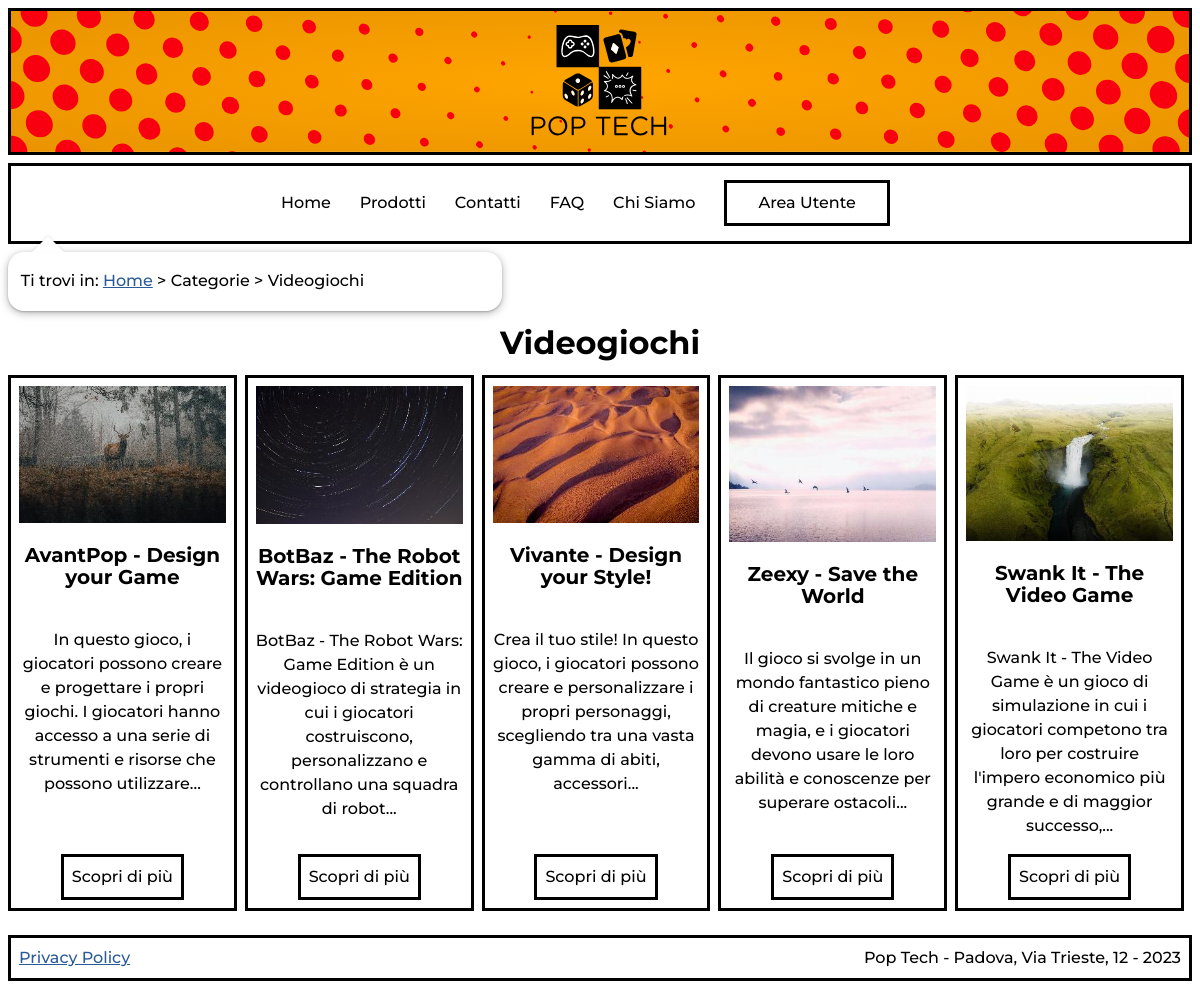
Screenshot of /categoria.php?id=3 with the database file from the repository.
### tables this page shows
CREATE TABLE `categoria` (
  `ID` int(11) UNSIGNED NOT NULL,
  `nome` varchar(100) NOT NULL,
  `inPrimaPagina` tinyint(1) NOT NULL,
  `keywords` varchar(500) NOT NULL,
  `descrizione` varchar(500) NOT NULL
);

CREATE TABLE `prodotto` (
  `ID` int(10) UNSIGNED NOT NULL,
  `nome` varchar(400) NOT NULL,
  `immagine` varchar(300) NOT NULL,
  `keywords` varchar(500) DEFAULT NULL,
  `descrizione` text NOT NULL,
  `origine` varchar(100) NOT NULL,
  `marca` int(10) UNSIGNED NOT NULL,
  `modello` varchar(100) NOT NULL,
  `dimensione` varchar(200) DEFAULT NULL,
  `peso` varchar(100) DEFAULT NULL,
  `categoria` int(10) UNSIGNED NOT NULL,
  `prezzo` decimal(5,2) UNSIGNED NOT NULL
);

### includes/connection.php (called while the page is built, shortened)
<?php
class DBAccess{
    private $connection;
    public function open_connection(){
        $this->connection = mysqli_connect(DBAccess::HOST_DB, DBAccess::USERNAME, DBAccess::PASSWORD, DBAccess::DATABASE_NAME);
        if(mysqli_connect_errno()) {
            echo "Errore di connessione al database: " . mysqli_connect_error();
            return false;
        }
        else{
            return true;
        }
    }
    public function exec_select_query($query){
        $res = mysqli_query($this->connection, $query) or die("Errore DB: ".mysqli_error($this->connection));
        if(mysqli_num_rows($res)==0){
            return array();
        }else{
            $resArray = array();
            while($row = mysqli_fetch_assoc($res)){
                array_push($resArray,$row);
            }
            return $resArray;
        }
    }
}
?>

### includes/utilities.php (the view, shortened to what this page needs)
<?php
require_once('connection.php');
function replace_in_page(String $html, String $title, String $id, String $breadcrumbs, String $keywords, String $description, String $content, String $onload = ''){
    $header = file_get_contents('layouts/header.html');
    $html = str_replace('{{onload}}',$onload,$html);
    $html  = str_replace('{{header}}',$header,$html);
    $html = str_replace('{{title}}',$title,$html);
    $html = str_replace('{{keywords}}',$keywords,$html);
    $html = str_replace('{{description}}',$description,$html);
    $html = str_replace('{{pageID}}',$id,$html);
    $html = str_replace('{{breadcrumbs}}',$breadcrumbs,$html);
    $html = str_replace('{{content}}',$content,$html);
    $footer = file_get_contents('layouts/footer.html');
    $html   = str_replace('{{footer}}',$footer,$html);
    return $html;
}
function parse_lang(String $string, bool $delete=false){
    if($delete){
        $replaceStart = '';
        $replaceEnd = '';
    }else{
        $replaceStart = '<span lang="${2}">';
        $replaceEnd = '</span>';
    }
    $string = preg_replace('/\[\/.{2}\]/', $replaceEnd, $string);
    $string = preg_replace('/(\[)([a-z]{2})(\])/', $replaceStart, $string);
    return $string;
}
function get_menu(){
    $menu = '';
    $links = ["index.php","prodotti.php","contatti.php","FAQ.php","chiSiamo.html"];
    $names = ["Home","Prodotti","Contatti","FAQ","Chi Siamo"];
    $langs = ["en","","","en",""];
    $nLinks = count($links);
    $strToRemove = ROOT_FOLDER;
    $currentPage = str_replace($strToRemove,"",$_SERVER['REQUEST_URI']);
    for($i=0;$i<$nLinks;$i++){
        if($currentPage==$links[$i] || ($currentPage=='' && $links[$i]=='index.php')){
            $menu .= '<li id="currentLink" '.(($langs[$i])?'lang="'.$langs[$i].'"':'').'>'.$names[$i].'</li>';
        }else{
            $menu .= '<li><a href="'.$links[$i].'" '.(($langs[$i])?'lang="'.$langs[$i].'"':'').'>'.$names[$i].'</a></li>';
        }
    }
    $menu .= '<li><a class="button" href="area-utente/" >Area Utente</a></li>';
    return $menu;
}
function get_product_tile($product, $category=false){
    $content = '<article>
        <header>
            <img src="'.getThumbnail($product['immagine']).'" alt="">';
            if(!$category)
                $content .= '<h3>'.parse_lang($product['nome']) .'</h3>';
            else
                $content .= '<h2>'.parse_lang($product['nome']) .'</h2>';
    $content .= '</header>
        <p>'.get_short_product_text($product['descrizione']).'</p>
        <a href="prodotto.php?id='.$product['id'].'"  class="button" title="Vedi prodotto ' . parse_lang($product['nome'],true) . '">Scopri di più</a>
    </article>';
    return $content;
}
function get_short_product_text($text){
    $limit = 150;
    if(strlen($text)<$limit)
        return parse_lang($text);
    else{
        $spacePos = strpos($text, ' ', $limit);
        if($spacePos)
            $shortText = substr($text,0,$spacePos);
        else
        $shortText = substr($text,0,$limit);
        $openMatches = [];
        $openLang   = preg_match_all('/(\[)([a-z]{2})(\])/', $shortText,$openMatches);
        $closedLang = preg_match_all('/\[\/.{2}\]/',$shortText);
        if($openLang!=$closedLang){
            $fullMatches = $openMatches[0];
            $lastMatch   = count($fullMatches);
            return parse_lang($shortText.str_replace("[","[/",$fullMatches[$lastMatch-1])).'...';
        }else{
            return parse_lang($shortText).'...';
        }
    }
}
function sanitize($input, $allowed_tags) {
    $input = strip_tags($input, $allowed_tags);
    if(!$allowed_tags)
        $input = htmlentities($input, ENT_QUOTES, 'UTF-8');
    $input = stripslashes($input);
    $input = trim($input);
    return $input;
}
function getThumbnail($file){
    $fileType  = strtolower(pathinfo($file,PATHINFO_EXTENSION));
    return str_replace(".".$fileType,"",$file).'-thumb.'.$fileType;
}
?>

### categoria.php (shortened to what this page needs)
<?php
    require_once "includes/connection.php";
    require_once "includes/utilities.php";
    $template = file_get_contents('layouts/layout.html');
    $connection = new DBAccess;
    $pageID      = 'categoria';
    $title       = "Categoria - Pop Tech";
    $breadcrumbs = '';
    $content     = '';
    $keywords    = '';
    $descrizione = '';
    if ($connection->open_connection()) {
        if(isset($_GET['id'])){
            $id = intval(sanitize($_GET['id'],''));
            $categories = $connection->exec_select_query("SELECT id, nome, keywords, descrizione FROM categoria WHERE id=$id;");
            if(count($categories)){
                $category = $categories[0];
                $content .= '<h1 class="comic-title">'.parse_lang($category['nome']).'</h1>';
                $breadcrumbs = '<p>Ti trovi in: <a href="index.php"><span lang="en">Home</span></a> &gt; Categorie &gt; '.parse_lang($category['nome']).'</p> ';
                $title = parse_lang($category['nome']) . ' - Pop Tech';
                $keywords    = $category['keywords'];
                $descrizione = $category['descrizione'];
                $content .= '<div class="productsRow">';
                $products = $connection->exec_select_query("SELECT id, nome, immagine, descrizione, origine, marca, modello, dimensione, peso, categoria, prezzo FROM prodotto WHERE categoria=$id;");
                foreach ($products as $product) {
                    $content .= get_product_tile($product,true);
                }
                $content .= "</div>";
            }else{
                $content .= '<p>Categoria non trovata</p>';
            }
        }
    }
    else{
        $content .= getDBConnectionError();
    }
    $menu = get_menu();
    $template = str_replace('{{menu}}',$menu,$template);
    echo replace_in_page($template,$title,$pageID,$breadcrumbs,html_entity_decode($keywords),$descrizione,$content,'addScrollEventListener()');
?>

### styles/style.css (style rules this page uses)
html { scroll-behavior: smooth; }
html,body { font-size: 100%; line-height: 1.5em; }
:root { --textcolor: #000; --bgcolor: #fff; --bgimgcolor: #FDA30A; --linkcolor: #2A5A98; --linkvisitedcolor:#950EBE; --linkhovercolor: #4747FF; --currentlinkcolor: #005CB3; --hover1: red; --hover2: orange; --header1: orange; --header2: #e99400; --chiSiamoGrad1Stop1: #FDC708; --chiSiamoGrad1Stop2: #FFF5D1; --homeGrad2Stop1: #F9AAAA; --homeGrad2Stop2: #F8E4E4; --contattiGrad1Stop1: #55BEF9; --contattiGrad1Stop2: #DCF1FD; --contattiGrad2Stop1: #FFF494; --contattiGrad2Stop2: #FFC671; --linkbuttoncolor: #fff; --bordercolor: #000; --bordertransparentcolor: #fff; --inputbordercolor: #ccc; --contentbgcolor: #fff; --visitedcolor: #f3c42b; --timetablecolor: rgba(255,255,255,0.2); --timetablechildrencolor: rgba(255,255,255,0.2); --breadcrumbbg: rgba(255, 255, 255, 1); --breadcrumb1: rgba(0, 0, 0, .3); --breadcrumb2: rgba(0, 0, 0, .2); --breadcrumbbeforecolor: rgba(0, 0, 0, .1); --formerrorcolorbg:rgb(255, 193, 193); --formerrorcolor: #4d0202; --formsuccesscolorbg:rgb(197, 255, 193); --formsuccesscolor: rgb(0, 58, 0); }
body { max-width: 1200px; margin: auto; font-family: 'Montserrat',Arial, Helvetica, sans-serif; background-color: var(--bgcolor); color: var(--textcolor); }
header#header { display: flex; flex-direction: row; justify-content: center; align-items: center; margin: 0.5em; padding: 0.2em; border: 3px solid var(--bordercolor); background-image: url('../images/halftone.svg'), radial-gradient(var(--header1),var(--header2)); background-repeat: no-repeat; background-position: center; background-size: cover; }
header#header h1 { text-indent:200%; white-space:nowrap; overflow:hidden; font-size: 7em; line-height: 1em; background-image: url(../images/logo.svg); background-repeat: no-repeat; background-size: contain; background-position: center; margin:0.1em; }
nav#breadcrumbs { background-color: var(--breadcrumbbg); margin-left: 0.5em; position: relative; max-width: 30em; padding: 0.1em 0.1em 0.1em 0.8em; border-radius: 1rem; box-shadow: 0 0.125rem 0.5rem var(--breadcrumb1), 0 0.0625rem 0.125rem var(--breadcrumb2); }
nav#breadcrumbs::before { content: ''; position: absolute; width: 0; height: 0; bottom: 100%; left: 1.5em; border: 1rem solid transparent; border-top: none; border-bottom-color: var(--bordertransparentcolor); filter: drop-shadow(0 -0.0625rem 0.0625rem var(--breadcrumbbeforecolor)); }
footer { display: flex; flex-direction: row; justify-content: space-between; flex-wrap: wrap; margin: 0.5em; padding: 0.5em; margin-top: auto; border: 3px solid var(--bordercolor); }
#menu { display: flex; flex-direction: row; justify-content: space-between; flex-wrap: wrap; margin: 0.5em; padding: 0.5em; border: 3px solid var(--bordercolor); flex-direction: column; justify-content: center; align-items: center; }
nav#menu ul { list-style-type: none; margin: 0.2em; padding: 0.2em; }
nav#menu ul li { list-style: none; display: inline-block; margin-right: 1.8em; }
nav#menu a { text-decoration: none; width: 8em; color: var(--textcolor); }
a { text-decoration: underline; color:var(--linkcolor); }
a.button, input.button { border: 3px solid var(--bordercolor); padding: .5em 1em .5em 1em; cursor: pointer; display: inline-block; text-decoration: none; text-align: center; background: var(--contentbgcolor); color: var(--textcolor); font-size: 1em; font-weight: normal; }
main { padding: 0.5em; }
#content { flex: 1 0 auto; }
main h1 { padding: 0.3em; padding-top: 0.1em; text-align: center; margin: 0.3em; }
main h2 { padding-top: 0.7em; padding-bottom: 0.7em; margin: 0.3em; }
.productsRow { position: relative; text-align: center; margin-top: 0.25rem; display: flex; flex-direction: row; flex-wrap: wrap; }
.productsRow article h2 { font-size: 20px; color: var(--bordercolor); margin: 0 0 0.5em 0; line-height: 1.1; }
.productsRow article { flex: calc(20% - 30px) 0 1; border: 3px solid var(--bordercolor); margin-bottom: 1em; margin-right: 0.5em; padding: 0.5em; display: flex; flex-direction: column; justify-content: space-between; }
.productsRow article:last-child { margin-right: 0em; }
.productsRow article img { max-width: 100%; }
.productsRow article p { flex-grow: 1; }
.productsRow article a.button { text-align: center; padding: 0.5em; cursor: pointer; margin: 0 auto; }

### rows the page displays
categoria: nome "Videogiochi", nome+keywords+descrizione "Privacy Policy Pop Tech - Padova, Via Trieste, 12 - 2023"
prodotto: shows a picture, nome "AvantPop - Design your Game", descrizione "In questo gioco, i giocatori possono creare e progettare i propri giochi. I giocatori hanno accesso a una serie di strumenti e risorse che possono utilizzare..."
prodotto: shows a picture, nome "BotBaz - The Robot Wars: Game Edition", descrizione "BotBaz - The Robot Wars: Game Edition è un videogioco di strategia in cui i giocatori costruiscono, personalizzano e controllano una squadra di robot..."
prodotto: shows a picture, nome "Vivante - Design your Style!", descrizione "Crea il tuo stile! In questo gioco, i giocatori possono creare e personalizzare i propri personaggi, scegliendo tra una vasta gamma di abiti, accessori..."
prodotto: shows a picture, nome "Zeexy - Save the World", descrizione "Il gioco si svolge in un mondo fantastico pieno di creature mitiche e magia, e i giocatori devono usare le loro abilità e conoscenze per superare ostacoli..."
prodotto: shows a picture, nome "Swank It - The Video Game", descrizione "Swank It - The Video Game è un gioco di simulazione in cui i giocatori competono tra loro per costruire l'impero economico più grande e di maggior successo,..."

### other values shown
$names[$i] "Home"
$names[$i] "Prodotti"
$names[$i] "Contatti"
$names[$i] "FAQ"
$names[$i] "Chi Siamo"
